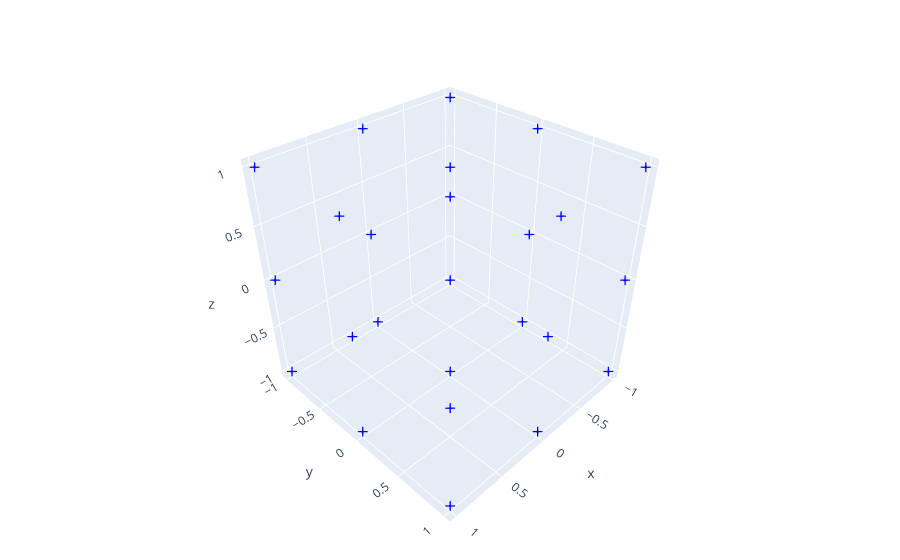

Notebook code for this chart:
### Code cell
from tests.doc_plots import plot_lattice

plot_lattice(RPTS)

### Figure 1 — Plotly figure (JSON) as saved in the notebook; plotly's stock layout.template omitted (floating-point values rounded to 4 significant figures)
{"data": [{"marker": {"color": "blue", "size": 5, "symbol": "cross"}, "mode": "markers", "type": "scatter3d", "x": [-1, -1, -1, -1, -1, -1, -1, -1, -1, 0, 0, 0, 0, 0, 0, 0, 0, 0, 1, 1, 1, 1, 1, 1, 1, 1, 1], "y": [-1, -1, -1, 0, 0, 0, 1, 1, 1, -1, -1, -1, 0, 0, 0, 1, 1, 1, -1, -1, -1, 0, 0, 0, 1, 1, 1], "z": [-1, 0, 1, -1, 0, 1, -1, 0, 1, -1, 0, 1, -1, 0, 1, -1, 0, 1, -1, 0, 1, -1, 0, 1, -1, 0, 1]}], "layout": {"autosize": true, "margin": {"b": 0, "l": 0, "r": 0, "t": 0}, "scene": {"aspectmode": "auto", "aspectratio": {"x": 1, "y": 1, "z": 1}, "camera": {"center": {"x": 0, "y": 0, "z": 0}, "eye": {"x": 1.485, "y": 1.485, "z": 1.485}, "projection": {"type": "perspective"}, "up": {"x": 0, "y": 0, "z": 1}}}}}
